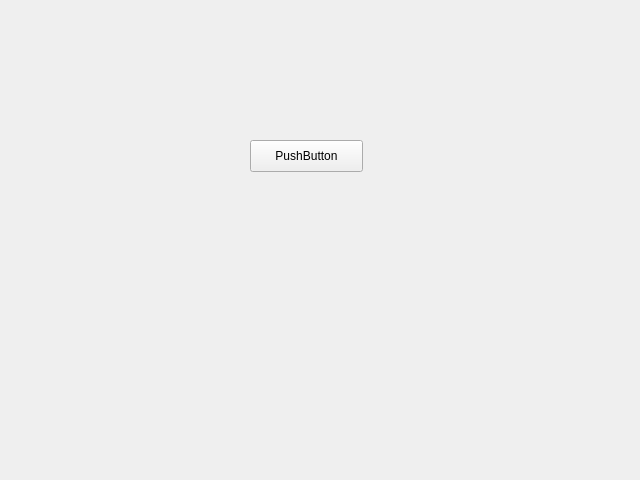
<?xml version="1.0" encoding="UTF-8"?>
<ui version="4.0">
 <class>Form</class>
 <widget class="QWidget" name="Form">
  <property name="geometry">
   <rect>
    <x>0</x>
    <y>0</y>
    <width>640</width>
    <height>480</height>
   </rect>
  </property>
  <property name="windowTitle">
   <string>Form</string>
  </property>
  <widget class="QPushButton" name="pushButton">
   <property name="geometry">
    <rect>
     <x>250</x>
     <y>140</y>
     <width>113</width>
     <height>32</height>
    </rect>
   </property>
   <property name="text">
    <string>PushButton</string>
   </property>
  </widget>
 </widget>
 <resources/>
 <connections/>
</ui>
